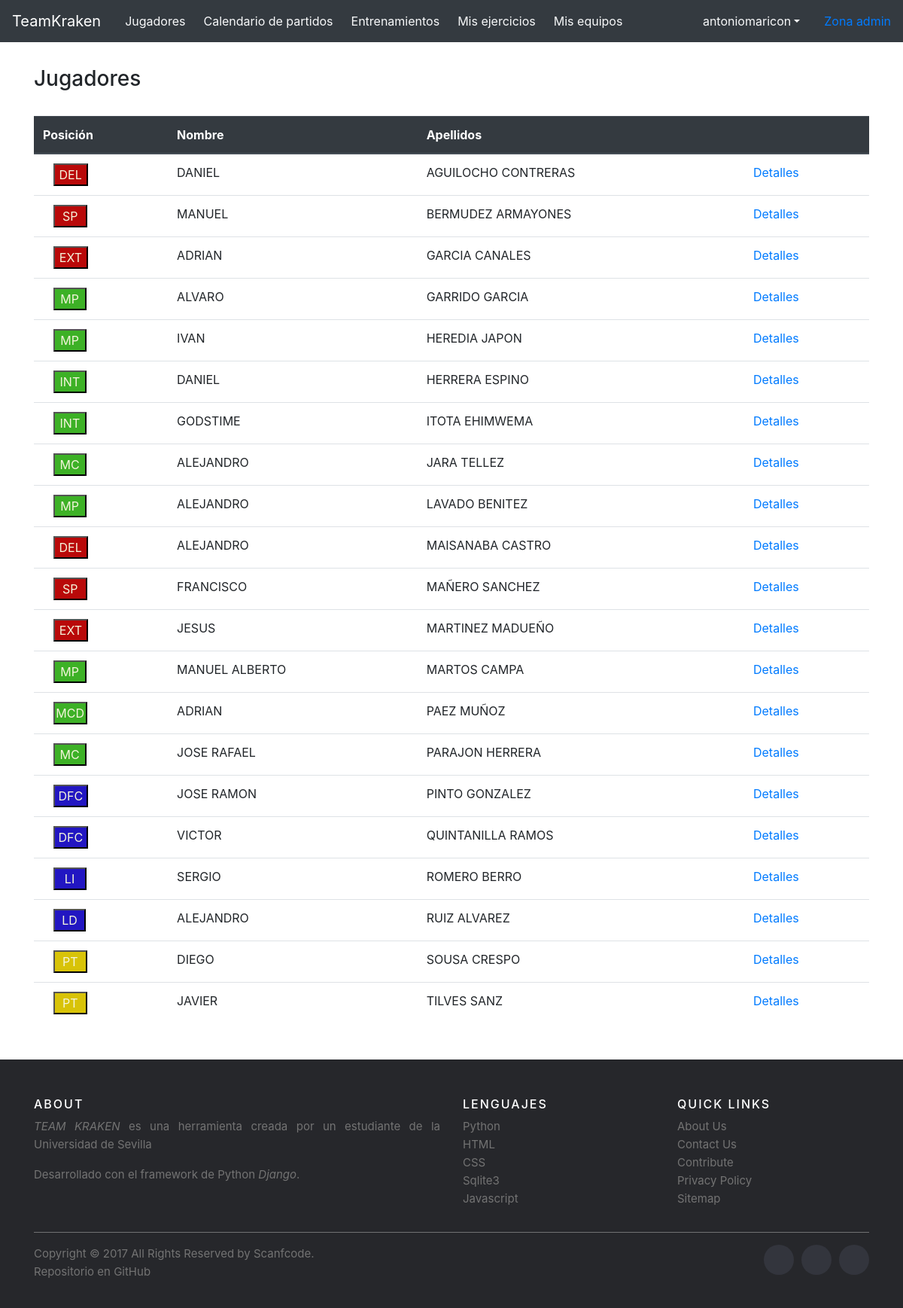
/8/jugadores/ (signed in), run on the app's committed database.
### principal/models.py (models this page shows, shortened)
class Jugador(models.Model):
    PIE_DERECHO = 'PD'
    PIE_IZQUIERDO = 'PI'
    AMBIDIESTRO = 'AM'
    PIE_DOMINANTE_CHOICES = [
        (PIE_DERECHO, 'Pie derecho'),
        (PIE_IZQUIERDO, 'Pie izquierdo'),
        (AMBIDIESTRO, 'Ambidiestro'),
    ]
    nombre = models.CharField(max_length=30, verbose_name='Nombre')
    apellidos = models.CharField(max_length=50, verbose_name='Apellidos')
    fechaNacimiento = models.CharField(max_length=50, verbose_name='Fecha de nacimiento', null=True)
    posicionPrincipal = models.CharField(max_length=30, verbose_name='Posicion principal', null=True)
    posicionesSecundarias = models.ManyToManyField(Posicion, blank=True)
    altura = models.DecimalField(max_digits=5, decimal_places=2, null=True)
    pieDominante = models.CharField(max_length=2, choices=PIE_DOMINANTE_CHOICES, default=PIE_DERECHO)
    equipo = models.ForeignKey(Equipo, on_delete=models.CASCADE, null=True)

### principal/views.py (the view, shortened to what this page needs)
# urls.py: path('<int:id_equipo>/jugadores/', principal_views.jugadoresList),
def jugadoresList(request, id_equipo):
    if request.user.is_authenticated == False:
        return redirect('/login')
    schemJugadores = Schema(id=NUMERIC(int, stored=True), nombre=KEYWORD(stored=True), apellidos=KEYWORD(stored=True), posicion=KEYWORD(stored=True), equipo=TEXT(stored=True))
    eq = get_object_or_404(Equipo, pk=id_equipo)
    jugadores = Jugador.objects.filter(equipo=id_equipo)
    if os.path.exists("Index_jugadores"):
        shutil.rmtree("Index_jugadores")
    os.mkdir("Index_jugadores")
    ix = create_in("Index_jugadores", schema=schemJugadores)
    writerJugadores = ix.writer()
    for jugador in jugadores:
        writerJugadores.add_document(id=int(jugador.id), nombre=str(jugador.nombre), apellidos=str(jugador.apellidos),
            posicion=str(jugador.posicionPrincipal), equipo=str(jugador.equipo))
    writerJugadores.commit()
    return render(request, 'principal/jugadores.html', {'jugadores': jugadores, 'eq': eq})

### principal/models.py (called while the page is built)
    def __str__(self):
        return self.nombre + ", " + self.localidad + "(" + self.provincia + ")"

### principal/templates/principal/jugadores.html (shortened to what this page needs)
{% extends 'principal/base.html' %}
{% block content %}
	<br/>
	<h3>Jugadores</h3>
	<br/>
	<div class="mb-5">
		<table class="table table-hover" id="carsTable">
  			<thead class="thead-dark">
    			<tr>
					<th scope="col">Posición</th>
      				<th scope="col">Nombre</th>
      				<th scope="col">Apellidos</th>
      				<th scope="col"></th>
    			</tr>
  			</thead>
  			<tbody>
  				{% for jugador in jugadores %}
    			<tr>
					<td style="padding-left: 2.3%;">
						{% if jugador.posicionPrincipal == 'Delantero centro' %}
							<form id="formulario" method="post" action=''>{% csrf_token %}
								<input type="submit" value="DEL" style="background-color:rgb(185, 9, 9); color:beige">
							</form>
						{% endif %}
						{% if jugador.posicionPrincipal == 'Segunda punta' %}
							<form id="formulario" method="post" action=''>{% csrf_token %}
								<input type="submit" value="SP" style="background-color:rgb(185, 9, 9); padding-left: 7.5%; padding-right: 7.5%; color:beige">
							</form>
						{% endif %}
						{% if jugador.posicionPrincipal == 'Extremo derecho' or jugador.posicionPrincipal == 'Extremo izquierdo' %}
							<form id="formulario" method="post" action=''>{% csrf_token %}
								<input type="submit" value="EXT" style="background-color:rgb(185, 9, 9); padding-left: 4.5%; padding-right: 4.5%; color:beige">
							</form>
						{% endif %}
						{% if jugador.posicionPrincipal == 'Media punta' %}
							<form id="formulario" method="post" action=''>{% csrf_token %}
								<input type="submit" value="MP" style="background-color:rgb(61, 177, 38); padding-left: 5.5%; padding-right: 5.5%; color:beige">
							</form>
						{% endif %}
						{% if jugador.posicionPrincipal == 'Medio centro' %}
							<form id="formulario" method="post" action=''>{% csrf_token %}
								<input type="submit" value="MC" style="background-color:rgb(61, 177, 38); padding-left: 5%; padding-right: 5%; color:beige">
							</form>
						{% endif %}
						{% if jugador.posicionPrincipal == 'Medio centro defensivo' %}
							<form id="formulario" method="post" action=''>{% csrf_token %}
								<input type="submit" value="MCD" style="background-color:rgb(61, 177, 38); padding-left: 1.3%; padding-right: 1.3%; color:beige">
							</form>
						{% endif %}
						{% if jugador.posicionPrincipal == 'Interior derecho' or jugador.posicionPrincipal == 'Interior izquierdo' %}
							<form id="formulario" method="post" action=''>{% csrf_token %}
								<input type="submit" value="INT" style="background-color:rgb(61, 177, 38); padding-left: 5%; padding-right: 5%; color:beige">
							</form>
						{% endif %}
						{% if jugador.posicionPrincipal == 'Defensa central' %}
							<form id="formulario" method="post" action=''>{% csrf_token %}
								<input type="submit" value="DFC" style="background-color:rgb(34, 22, 194); padding-left: 3.5%; padding-right: 3.5%; color:beige">
							</form>
						{% endif %}
						{% if jugador.posicionPrincipal == 'Lateral derecho' %}
							<form id="formulario" method="post" action=''>{% csrf_token %}
								<input type="submit" value="LD" style="background-color:rgb(34, 22, 194); padding-left: 6.9%; padding-right: 6.9%; color:beige">
							</form>
						{% endif %}
						{% if jugador.posicionPrincipal == 'Lateral izquierdo' %}
							<form id="formulario" method="post" action=''>{% csrf_token %}
								<input type="submit" value="LI" style="background-color:rgb(34, 22, 194); padding-left: 9.5%; padding-right: 9.5%; color:beige">
							</form>
						{% endif %}
						{% if jugador.posicionPrincipal == 'Portero' %}
							<form id="formulario" method="post" action=''>{% csrf_token %}
								<input type="submit" value="PT" style="background-color:rgb(216, 195, 8); padding-left: 7.5%; padding-right: 7.5%; color:beige">
							</form>
						{% endif %}
					</td>
					<td>{{ jugador.nombre }}</td>
					<td>{{ jugador.apellidos }}</td>
					<td>
						<a href='/{{ eq.id }}/jugadores/jugador/{{ jugador.id }}'>Detalles</a>
					</td>
    			</tr>
    			{% endfor %}
  			</tbody>
  		</table>
	</div>
{% endblock %}

### principal/templates/principal/base.html (shortened to what this page needs)
<!DOCTYPE html>
<html>
<head>
	<link rel="stylesheet" href="https://stackpath.bootstrapcdn.com/bootstrap/4.4.1/css/bootstrap.min.css">
	<link rel="stylesheet" href="https://unpkg.com/bootstrap-table@1.16.0/dist/bootstrap-table.min.css">
	<link rel="stylesheet" href="https://code.ionicframework.com/ionicons/2.0.1/css/ionicons.min.css">
	<link rel="stylesheet" href="https://www.evidentia.cloud/plugins/fontawesome-free/css/all.min.css">
</head>
<body class="pt-5">
    <nav class="navbar navbar-expand-md navbar-dark bg-dark fixed-top">
      <a class="navbar-brand" href='/{{ eq.id}}'>TeamKraken</a>
      <div class="collapse navbar-collapse" id="navbarsExampleDefault">
        <ul class="navbar-nav mr-auto">
          <li class="nav-item active ml-2">
            <a class="nav-link text-light" href="/{{ eq.id}}/jugadores">Jugadores</a>
          </li>
          <li class="nav-item">
            <a class="nav-link text-light ml-2" href="/{{ eq.id}}/partidos">Calendario de partidos</a>
          </li>
          <li class="nav-item">
            <a class="nav-link text-light ml-2" href="/{{ eq.id}}/entrenamientos">Entrenamientos</a>
          </li>
          <li class="nav-item">
            <a class="nav-link text-light ml-2" href="/{{ eq.id}}/ejercicios">Mis ejercicios</a>
		  </li>
		  <li class="nav-item">
			<a class="nav-link text-light ml-2" href="/{{ eq.id}}/misEquipos">Mis equipos</a>
		  </li>
		</ul>
		{% if user.is_authenticated %}
        <div class="nav-item dropdown justify-content-end mr-3">
            <a class="nav-link dropdown-toggle text-light" href="http://example.com" id="dropdown01" data-toggle="dropdown" aria-haspopup="true" aria-expanded="false">{{ user.get_username }}</a>
          </div>
        {% endif %}
        <a class="my-2 my-lg-0" href='/admin'>Zona admin</a>
      </div>
    </nav>
	<div class="container pt-3">
	{% block content %}
	{% endblock %}
	</div>
    <footer class="site-footer">
      <div class="container">
        <div class="row">
          <div class="col-sm-12 col-md-6">
            <h6>About</h6>
            <p class="text-justify"><i>TEAM KRAKEN</i> es una herramienta creada por un estudiante de la Universidad de Sevilla</p>
          	<p class="text-justify">Desarrollado con el framework de Python <i>Django</i>.</p>
          </div>
          <div class="col-xs-6 col-md-3">
            <h6>Lenguajes</h6>
            <ul class="footer-links">
              <li>Python</li>
              <li>HTML</li>
              <li>CSS</li>
              <li>Sqlite3</li>
              <li>Javascript</li>
            </ul>
          </div>
          <div class="col-xs-6 col-md-3">
            <h6>Quick Links</h6>
            <ul class="footer-links">
              <li><a href="http://scanfcode.com/about/">About Us</a></li>
              <li><a href="http://scanfcode.com/contact/">Contact Us</a></li>
              <li><a href="http://scanfcode.com/contribute-at-scanfcode/">Contribute</a></li>
              <li><a href="http://scanfcode.com/privacy-policy/">Privacy Policy</a></li>
              <li><a href="http://scanfcode.com/sitemap/">Sitemap</a></li>
            </ul>
          </div>
        </div>
        <hr>
      </div>
      <div class="container">
        <div class="row">
          <div class="col-md-8 col-sm-6 col-xs-12">
            <p class="copyright-text">Copyright &copy; 2017 All Rights Reserved by
         	<a href="https://codepen.io/scanfcode">Scanfcode</a>.
            </p>
            <p><a class="github" href="https://github.com/manpercar1/teamkraken"> Repositorio en GitHub</a></p>
          </div>
          <div class="col-md-4 col-sm-6 col-xs-12">
            <ul class="social-icons">
              <li><a class="facebook" href="#"></a></li>
              <li><a class="twitter" href="#"></a></li>
              <li><a class="linkedin" href="#"></a></li>
            </ul>
          </div>
        </div>
      </div>
	</footer>
</body>
</html>

### principal/templates/principal/base.html (style rules this page uses)
.site-footer { background-color:#26272b; padding:45px 0 20px; font-size:15px; line-height:24px; color:#737373; }
.site-footer hr { border-top-color:#bbb; opacity:0.5 }
.site-footer h6 { color:#fff; font-size:16px; text-transform:uppercase; margin-top:5px; letter-spacing:2px }
.site-footer a { color:#737373; }
.footer-links { padding-left:0; list-style:none }
.footer-links li { display:block }
.footer-links a { color:#737373 }
.site-footer .social-icons { text-align:right }
.site-footer .social-icons a { width:40px; height:40px; line-height:40px; margin-left:6px; margin-right:0; border-radius:100%; background-color:#33353d }
.copyright-text { margin:0 }
.social-icons { padding-left:0; margin-bottom:0; list-style:none }
.social-icons li { display:inline-block; margin-bottom:4px }
.social-icons a { background-color:#eceeef; color:#818a91; font-size:16px; display:inline-block; line-height:44px; width:44px; height:44px; text-align:center; margin-right:8px; border-radius:100%; -webkit-transition:all .2s linear; -o-transition:all .2s linear; transition:all .2s linear }

### data on the page
Jugador: nombre "DANIEL", apellidos "AGUILOCHO CONTRERAS"
Jugador: nombre "MANUEL", apellidos "BERMUDEZ ARMAYONES"
Jugador: nombre "ADRIAN", apellidos "GARCIA CANALES"
Jugador: nombre "ALVARO", apellidos "GARRIDO GARCIA"
Jugador: nombre "IVAN", apellidos "HEREDIA JAPON"
Jugador: nombre "DANIEL", apellidos "HERRERA ESPINO"
Jugador: nombre "GODSTIME", apellidos "ITOTA EHIMWEMA"
Jugador: nombre "ALEJANDRO", apellidos "JARA TELLEZ"
Jugador: nombre "ALEJANDRO", apellidos "LAVADO BENITEZ"
Jugador: nombre "ALEJANDRO", apellidos "MAISANABA CASTRO"
Jugador: nombre "FRANCISCO", apellidos "MAÑERO SANCHEZ"
Jugador: nombre "JESUS", apellidos "MARTINEZ MADUEÑO"
Jugador: nombre "MANUEL ALBERTO", apellidos "MARTOS CAMPA"
Jugador: nombre "ADRIAN", apellidos "PAEZ MUÑOZ"
Jugador: nombre "JOSE RAFAEL", apellidos "PARAJON HERRERA"
Jugador: nombre "JOSE RAMON", apellidos "PINTO GONZALEZ"
Jugador: nombre "VICTOR", apellidos "QUINTANILLA RAMOS"
Jugador: nombre "SERGIO", apellidos "ROMERO BERRO"
Jugador: nombre "ALEJANDRO", apellidos "RUIZ ALVAREZ"
Jugador: nombre "DIEGO", apellidos "SOUSA CRESPO"
Jugador: nombre "JAVIER", apellidos "TILVES SANZ"

### other printed values
{{ user.get_username }} "antoniomaricon"
